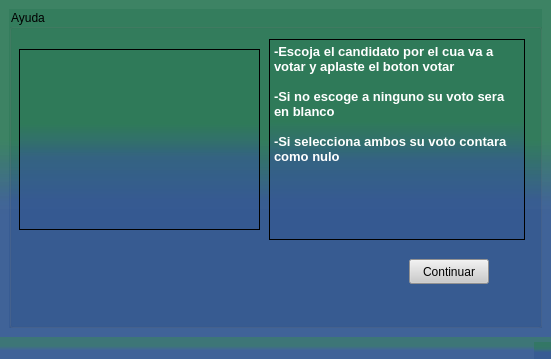
<?xml version="1.0" encoding="UTF-8"?>
<ui version="4.0">
 <class>Ayuda</class>
 <widget class="QMainWindow" name="Ayuda">
  <property name="geometry">
   <rect>
    <x>0</x>
    <y>0</y>
    <width>551</width>
    <height>359</height>
   </rect>
  </property>
  <property name="windowTitle">
   <string>MainWindow</string>
  </property>
  <property name="windowIcon">
   <iconset resource="Imagenes.qrc">
    <normaloff>:/new/prefix1/EXTRAS/EXTRAS/signo-de-exclamacion.png</normaloff>:/new/prefix1/EXTRAS/EXTRAS/signo-de-exclamacion.png</iconset>
  </property>
  <property name="styleSheet">
   <string notr="true">background-color: qlineargradient(spread:reflect, x1:1, y1:0.943, x2:1, y2:0.0683636, stop:0.393258 rgba(52, 88, 145, 153), stop:0.606742 rgba(45, 121, 88, 148));</string>
  </property>
  <widget class="QWidget" name="centralwidget">
   <layout class="QVBoxLayout" name="verticalLayout">
    <item>
     <widget class="QGroupBox" name="groupBox">
      <property name="title">
       <string>Ayuda</string>
      </property>
      <widget class="QTextBrowser" name="textBrowser">
       <property name="geometry">
        <rect>
         <x>260</x>
         <y>30</y>
         <width>256</width>
         <height>201</height>
        </rect>
       </property>
       <property name="styleSheet">
        <string notr="true">color: rgb(255, 255, 255);</string>
       </property>
       <property name="html">
        <string>&lt;!DOCTYPE HTML PUBLIC &quot;-//W3C//DTD HTML 4.0//EN&quot; &quot;http://www.w3.org/TR/REC-html40/strict.dtd&quot;&gt;
&lt;html&gt;&lt;head&gt;&lt;meta name=&quot;qrichtext&quot; content=&quot;1&quot; /&gt;&lt;style type=&quot;text/css&quot;&gt;
p, li { white-space: pre-wrap; }
&lt;/style&gt;&lt;/head&gt;&lt;body style=&quot; font-family:'MS Shell Dlg 2'; font-size:8.25pt; font-weight:400; font-style:normal;&quot;&gt;
&lt;p style=&quot; margin-top:0px; margin-bottom:0px; margin-left:0px; margin-right:0px; -qt-block-indent:0; text-indent:0px;&quot;&gt;&lt;span style=&quot; font-family:'MS Shell Dlg 2'; font-size:10pt; font-weight:600;&quot;&gt;-Escoja el candidato por el cua va a votar y aplaste el boton votar&lt;/span&gt;&lt;/p&gt;
&lt;p style=&quot;-qt-paragraph-type:empty; margin-top:0px; margin-bottom:0px; margin-left:0px; margin-right:0px; -qt-block-indent:0; text-indent:0px; font-family:'MS Shell Dlg 2'; font-size:10pt; font-weight:600;&quot;&gt;&lt;br /&gt;&lt;/p&gt;
&lt;p style=&quot; margin-top:0px; margin-bottom:0px; margin-left:0px; margin-right:0px; -qt-block-indent:0; text-indent:0px;&quot;&gt;&lt;span style=&quot; font-family:'MS Shell Dlg 2'; font-size:10pt; font-weight:600;&quot;&gt;-Si no escoge a ninguno su voto sera en blanco&lt;/span&gt;&lt;/p&gt;
&lt;p style=&quot;-qt-paragraph-type:empty; margin-top:0px; margin-bottom:0px; margin-left:0px; margin-right:0px; -qt-block-indent:0; text-indent:0px; font-family:'MS Shell Dlg 2'; font-size:10pt; font-weight:600;&quot;&gt;&lt;br /&gt;&lt;/p&gt;
&lt;p style=&quot; margin-top:0px; margin-bottom:0px; margin-left:0px; margin-right:0px; -qt-block-indent:0; text-indent:0px;&quot;&gt;&lt;span style=&quot; font-family:'MS Shell Dlg 2'; font-size:10pt; font-weight:600;&quot;&gt;-Si selecciona ambos su voto contara como nulo&lt;/span&gt;&lt;/p&gt;&lt;/body&gt;&lt;/html&gt;</string>
       </property>
      </widget>
      <widget class="QFrame" name="frame">
       <property name="geometry">
        <rect>
         <x>10</x>
         <y>40</y>
         <width>241</width>
         <height>181</height>
        </rect>
       </property>
       <property name="frameShape">
        <enum>QFrame::StyledPanel</enum>
       </property>
       <property name="frameShadow">
        <enum>QFrame::Raised</enum>
       </property>
      </widget>
      <widget class="QPushButton" name="pushButton">
       <property name="geometry">
        <rect>
         <x>400</x>
         <y>250</y>
         <width>80</width>
         <height>25</height>
        </rect>
       </property>
       <property name="styleSheet">
        <string notr="true">background-color: rgb(203, 203, 203);
color: rgb(2, 2, 2);</string>
       </property>
       <property name="text">
        <string>Continuar</string>
       </property>
      </widget>
     </widget>
    </item>
   </layout>
  </widget>
  <widget class="QMenuBar" name="menubar">
   <property name="geometry">
    <rect>
     <x>0</x>
     <y>0</y>
     <width>551</width>
     <height>21</height>
    </rect>
   </property>
  </widget>
  <widget class="QStatusBar" name="statusbar"/>
 </widget>
 <resources>
  <include location="Imagenes.qrc"/>
 </resources>
 <connections/>
</ui>
